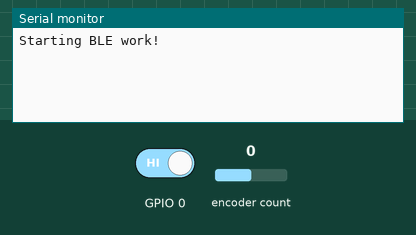
The sketch below on a simulated ESP32. On the bench: the last lines printed to the serial monitor. The test bench sets the inputs (shaded band); at power-on: encoder count 0, GPIO 0 HIGH. USB keyboard and mouse output is not drawn.

Above: at 1.2 s.
1.3 s: encoder count set to 1
At 1.8 s:
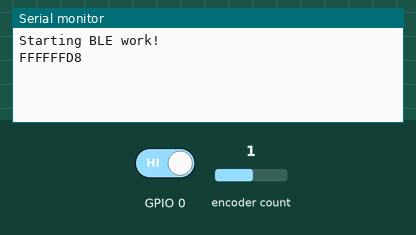
2.8 s: GPIO 0 driven LOW
At 2.97 s:
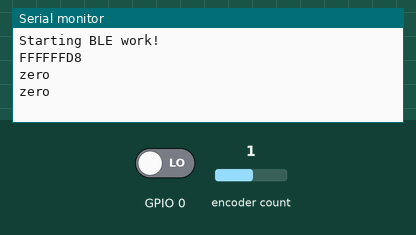
4.7 s: encoder count set to 0
At 4.77 s:
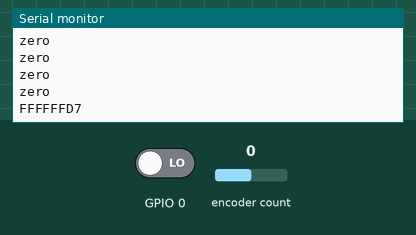

The sketch:

Jogwheel.ino
```cpp
/**
   This example turns the ESP32 into a Bluetooth LE keyboard that writes the words, presses Enter, presses a media key and then Ctrl+Alt+Delete
*/
#include <BleKeyboard.h>
#include <ESP32Encoder.h>


/*
  connecting Rotary encoder
  CLK (A pin) - to any microcontroler intput pin with interrupt -> in this example pin 32
  DT (B pin) - to any microcontroler intput pin with interrupt -> in this example pin 21
  SW (button pin) - to any microcontroler intput pin -> in this example pin 25
  VCC - to microcontroler VCC (then set ROTARY_ENCODER_VCC_PIN -1) or in this example pin 25
  GND - to microcontroler GND
*/

#define JOG_BUTTON 20
#define ROTARY_ENCODER_A_PIN 32
#define ROTARY_ENCODER_B_PIN 21
#define ROTARY_ENCODER_BUTTON_PIN 25
#define ROTARY_ENCODER_VCC_PIN -1 /*put -1 of Rotary encoder Vcc is connected directly to 3,3V; else you can use declared output pin for powering rotary encoder */
#define STOPSWITCH 6

ESP32Encoder encoder;
BleKeyboard bleKeyboard;
#define KEY_LEFT

int nbr = 0;

int readJogWheel() {
  int direction = 0;
  if (nbr != encoder.getCount()) {
    //   Serial.println("Encoder count = " + String((int32_t)encoder.getCount()));
    if (nbr > encoder.getCount()) direction = 1;
    else direction = -1;
    nbr = encoder.getCount();
  }
  return direction;
}

void setup() {
  Serial.begin(115200);

  pinMode(JOG_BUTTON, INPUT_PULLUP);

  // Attache pins for use as encoder pins
  encoder.attachSingleEdge(32, 21);
  encoder.clearCount();
  bleKeyboard.begin();
  Serial.println("Starting BLE work!");
}

void loop() {

  //  while (!digitalRead(STOPSWITCH));
  char key = 0;
  int dir = readJogWheel();
  if (dir < 0) key = KEY_LEFT_ARROW;
  if (dir > 0) key = KEY_RIGHT_ARROW;
  if (dir != 0) Serial.println(key, HEX);

  if (bleKeyboard.isConnected()) {
    if (digitalRead(JOG_BUTTON == HIGH)) bleKeyboard.write(key);
    else {
      switch (key) {
        case 0xD8:
          Serial.println("left");
          bleKeyboard.press(KEY_LEFT_SHIFT);
          bleKeyboard.press('J');
          delay(100);
          bleKeyboard.releaseAll();
          break;
        case 0xD7:
          Serial.println("right");
          bleKeyboard.press(KEY_LEFT_SHIFT);
          bleKeyboard.press('L');
          delay(100);
          bleKeyboard.releaseAll();
          break;
        case 0x00:
          Serial.println("zero");
          break;
        default:
          break;
      }
    }
  }
  delay(100);
}
```

Measured:
- after the input at 1.3 s, the serial monitor: prints a new line at once (image 1)
- after the input at 2.8 s, the serial monitor: prints a new line after 0.06 s (image 2)
- after the input at 4.7 s, the serial monitor: prints a new line after 0.07 s (image 3)
